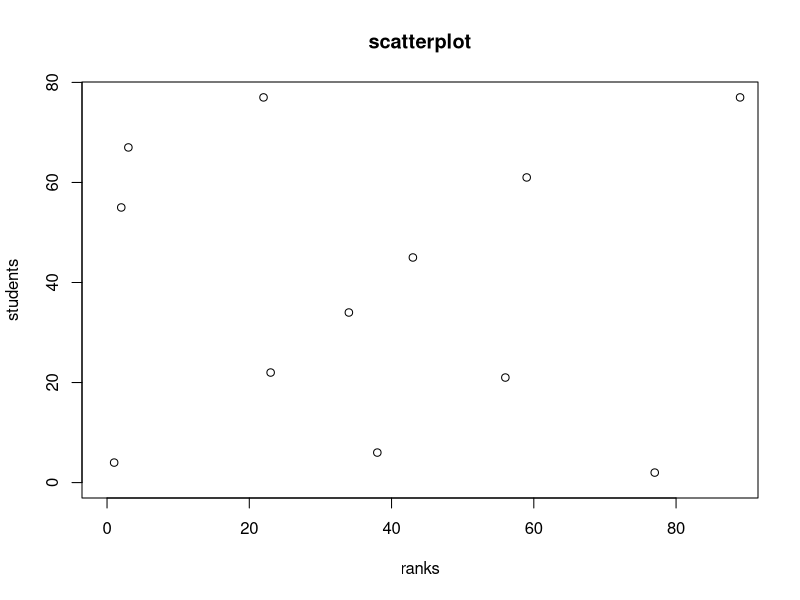

The R script that drew this image: (Note: this script raises an error after producing the figure.)
x <- c(1,2,38,23,22,45,77,89,34,56,3,43,59)
y<- c(4,55,6,22,77,87,2,77,34,21,67,45,61)
h<- c("x","y")
plot(x,y,xlab="ranks",ylab="students",main="scatterplot",xlim=c(0,88),ylim=c(0,77))
pairs(~wt+mpg+disp+cyl,data=h,main="scattermatrix")
